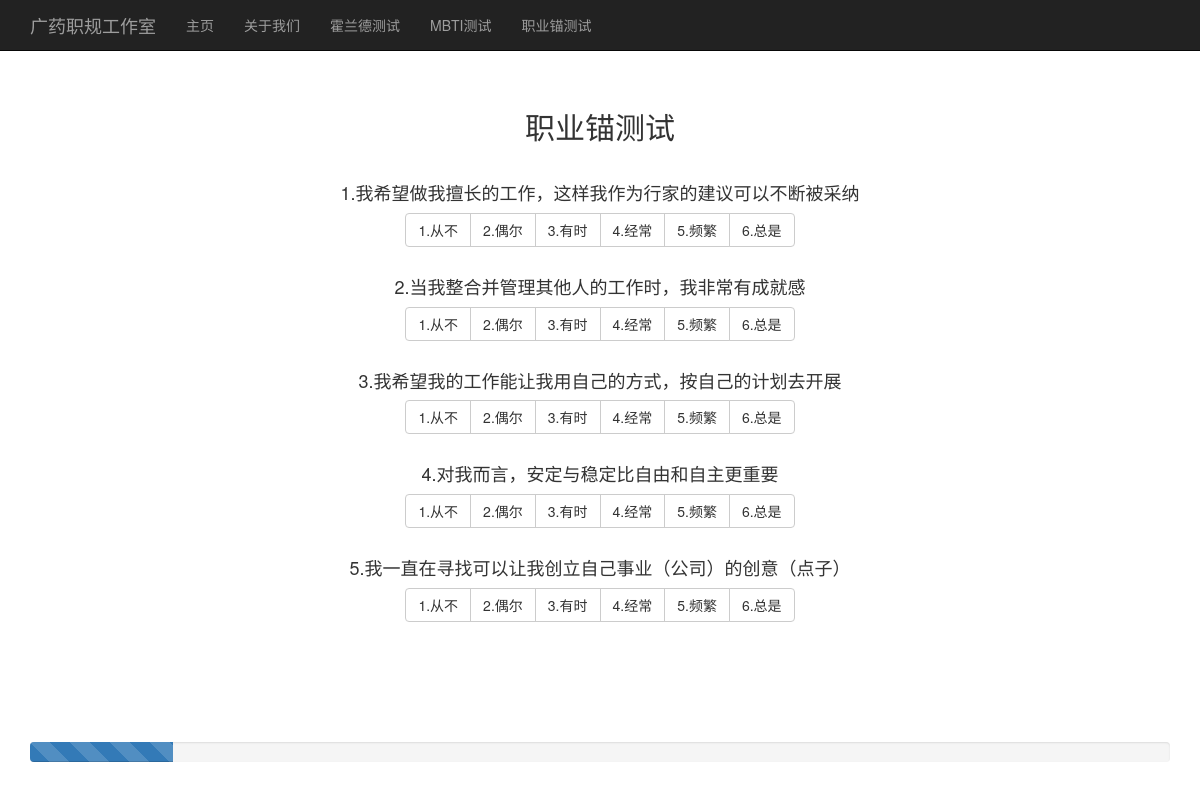
The app's page /career_test/test_page/career_anchor with its own data.
### career_test/models.py (models this page shows, shortened)
class QuestionBank(models.Model):
    bank_name = models.CharField(max_length=20, verbose_name='题库名')
    question_num = models.IntegerField(verbose_name='题号')
    question_name = models.CharField(max_length=300, verbose_name='题目')
    @staticmethod
    def get_question(bank_name, questions_num=None):
        if not questions_num:
            questions = QuestionBank.objects.filter(bank_name=bank_name).order_by('question_num')
        else:
            questions = QuestionBank.objects.filter(bank_name=bank_name, question_num__in=questions_num).order_by('question_num')
            return questions
        question_and_choice = []
        for question in questions:
            choices = question.choice_set.all().order_by('choice_type')
            choice_detail = []
            for choice in choices:
                choice_detail.append((choice.choice_type, choice.choice_content))
            question_and_choice.append(((question.question_num, question.question_name), choice_detail))
        return question_and_choice

class Choice(models.Model):
    choice_type = models.CharField(max_length=5, verbose_name='选项类型')
    choice_content = models.CharField(max_length=100, verbose_name='选项内容')
    question = models.ForeignKey(QuestionBank, on_delete=models.CASCADE)

### career_test/views.py (the view)
# urls.py: path('test_page/<str:test_type>', views.test_page, name='test_page'),  # 测试题页面
def test_page(request, test_type):
    context = dict()
    context['question_and_choice'] = QuestionBank.get_question(bank_name=test_type)
    context['question_len'] = len(context['question_and_choice'])
    context['test_type'] = test_type
    return render(request, 'career_test/test_page.html', context)

### templates/career_test/test_page.html (shortened to what this page needs)
{% extends 'base.html' %}
{% load staticfiles %}
{% block content %}
    <div class="starter-template">
        <div class="container" id="top">
            <h1>
                {% if test_type == 'MBTI' %}
                    MBTI职业性格测试
                {% else %}
                    职业锚测试
                {% endif %}
            </h1>
            {% for item in question_and_choice %}
                <div id="choice_{{ item.0.0 }}" class="container question" style="display:none;" data-finished="0">
                    <h4>{{ item.0.0 }}.{{ item.0.1 }}</h4>
                    {% if test_type == 'career_anchor' %}
                        <div class="btn-group" role="group" aria-label="button group">
                    {% else %}
                        <div class="btn-group-vertical" role="group" aria-label="Vertical button group">
                    {% endif %}
                    {% for choice in item.1 %}
                        <div class="btn-group" role="group">
                            <button type="button" class="btn btn-default select choice_{{ item.0.0 }}" data-question_num="{{ item.0.0 }}" data-anwser_choice="{{ choice.0 }}" data-num="choice_{{ item.0.0 }}">
                                {{ choice.0 }}.{{ choice.1 }}
                            </button>
                        </div>
                    {% endfor %}
                    </div>
                </div>
            {% endfor %}
        </div>
    </div>
    <div class="starter-template">
        <br>
        <div class="container">
            <div class="progress">
                <div id="progress_bar" class="progress-bar progress-bar-striped" role="progressbar" style="width: 0%"></div>
            </div>
        </div>
    </div>
{% endblock %}

### static/css/starter-template.css (style rules this page uses)
body { padding-top: 50px; }
.starter-template { padding: 40px 15px; text-align: center; }

### templates/base.html (style rules this page uses)
h1 { font-size: 30px; }

### records on screen
QuestionBank: question_name "我希望做我擅长的工作，这样我作为行家的建议可以不断被采纳"
Choice: choice_content "从不"
Choice: choice_content "偶尔"
Choice: choice_content "有时"
Choice: choice_content "经常"
Choice: choice_content "频繁"
Choice: choice_content "总是"
QuestionBank: question_name "当我整合并管理其他人的工作时，我非常有成就感"
Choice: choice_content "从不"
Choice: choice_content "偶尔"
Choice: choice_content "有时"
Choice: choice_content "经常"
Choice: choice_content "频繁"
Choice: choice_content "总是"
QuestionBank: question_name "我希望我的工作能让我用自己的方式，按自己的计划去开展"
Choice: choice_content "从不"
Choice: choice_content "偶尔"
Choice: choice_content "有时"
Choice: choice_content "经常"
Choice: choice_content "频繁"
Choice: choice_content "总是"
QuestionBank: question_name "对我而言，安定与稳定比自由和自主更重要"
Choice: choice_content "从不"
Choice: choice_content "偶尔"
Choice: choice_content "有时"
Choice: choice_content "经常"
Choice: choice_content "频繁"
Choice: choice_content "总是"
QuestionBank: question_name "我一直在寻找可以让我创立自己事业（公司）的创意（点子）"
Choice: choice_content "从不"
Choice: choice_content "偶尔"
Choice: choice_content "有时"
Choice: choice_content "经常"
Choice: choice_content "频繁"
Choice: choice_content "总是"

### other values on screen
{{ item.0.0 }} "1" "2" "3" "4" "5"
{{ choice.0 }} "1" "2" "3" "4" "5" "6" "1" "2" "3" "4" "5" "6" "1" "2" "3" "4" "5" "6" "1" "2" "3" "4" "5" "6" "1" "2" "3" "4" "5" "6"
